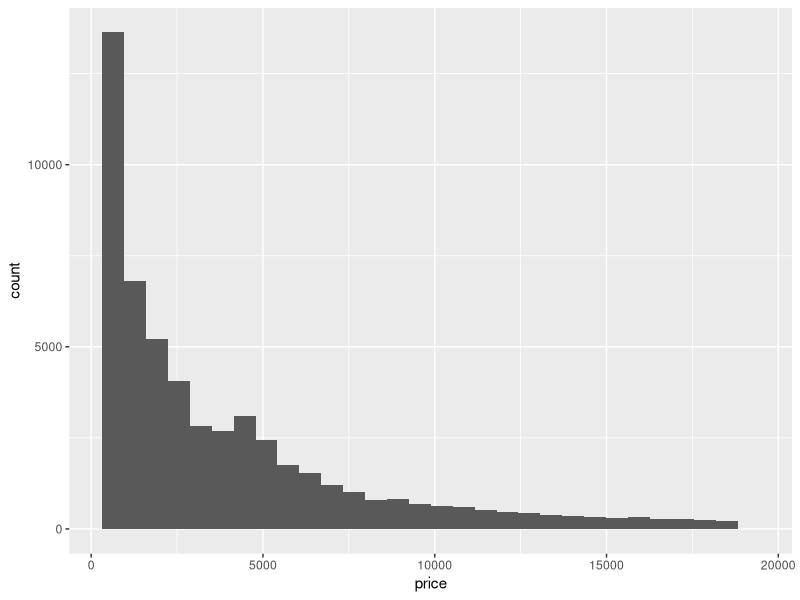
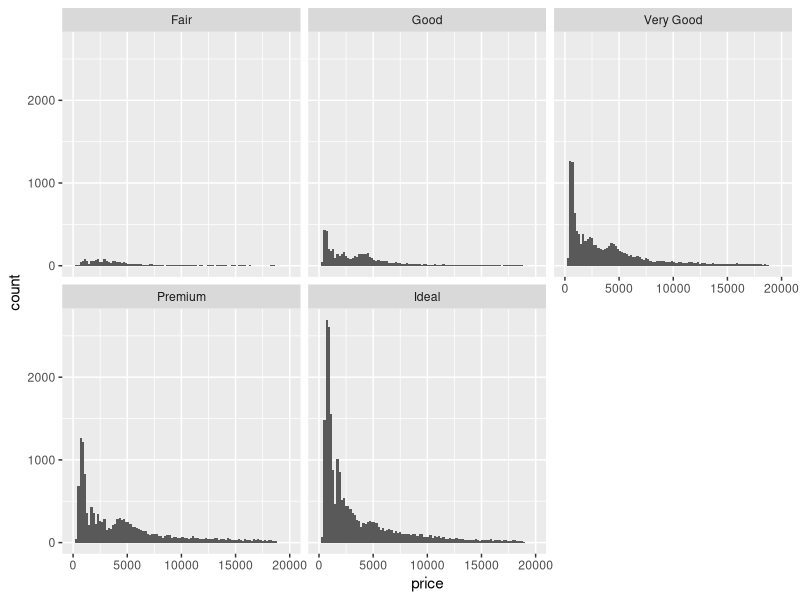
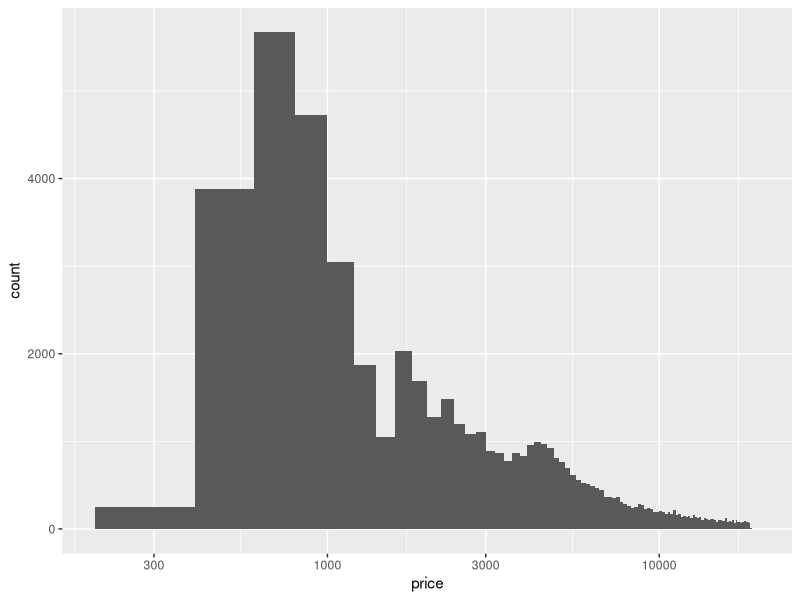
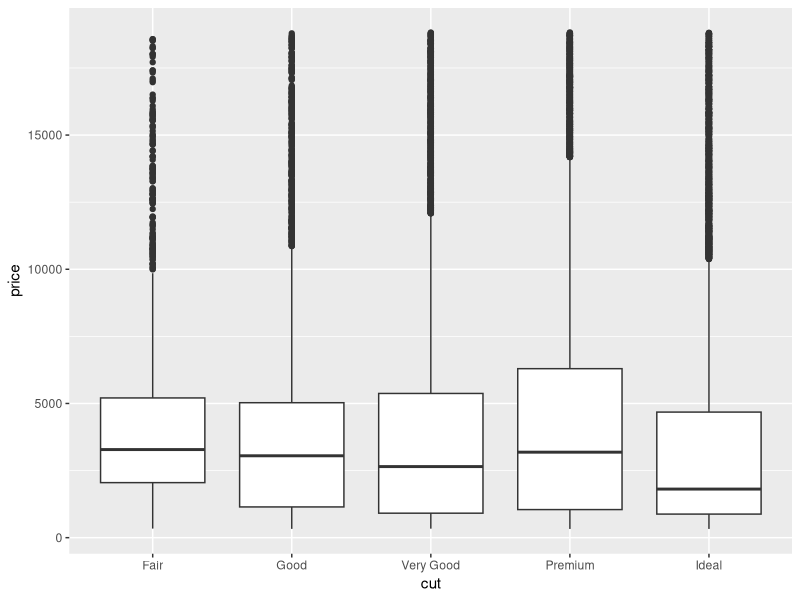
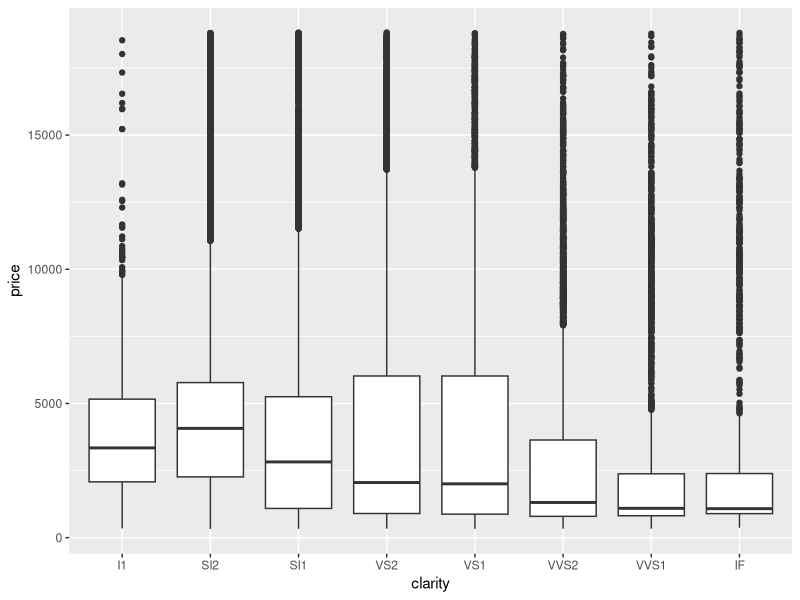
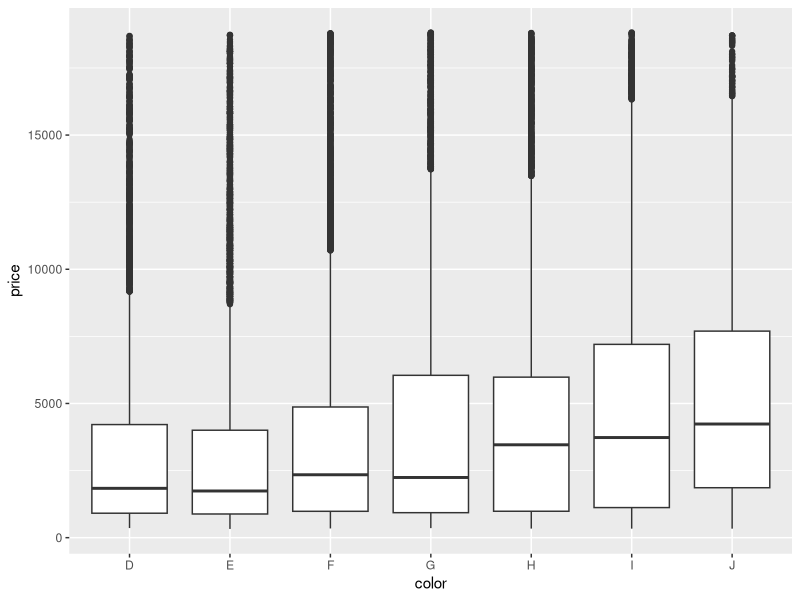

Write the R code that produced these figures, in order.
## ---- chunk 1
library(ggplot2)
data(diamonds)
summary(diamonds)
length(diamonds$price)
names(diamonds)
ggplot(aes(x = price), data=diamonds) +
  geom_histogram()
?diamonds
summary(diamonds$price<500)
summary(diamonds$price<250)
summary(diamonds$price>=15000)
## ---- chunk 2
ggplot(aes(x=price),data=diamonds) +
  geom_histogram( breaks=seq(0,20000,200)) +
  facet_wrap(~cut)
## ---- chunk 3
ggplot(aes(x=price),data=diamonds) +
  geom_histogram( breaks=seq(0,20000,200)) +
  scale_x_log10()
  facet_wrap(~cut)
## ---- chunk 4
ggplot(aes(x=cut, y=price),data=diamonds) +
  geom_boxplot()
ggplot(aes(x=clarity, y=price),data=diamonds) +
  geom_boxplot()
ggplot(aes(x=color, y=price),data=diamonds) +
  geom_boxplot()
## ---- chunk 5
subset(by(diamonds$price, diamonds$carat, length),by(diamonds$price, diamonds$carat, length)>2000)
